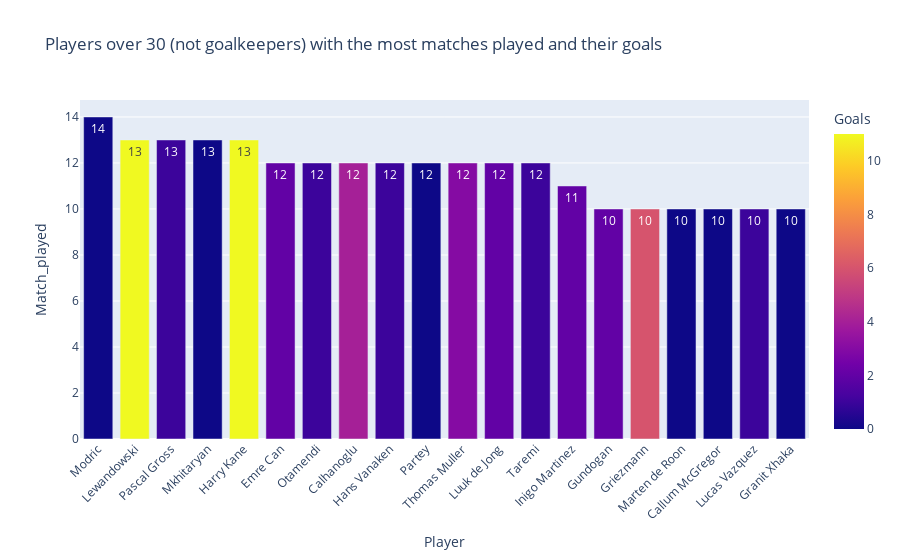

The code cell stored with this chart in its notebook:
### Code cell
fig = px.bar(
    players_aged_sorted.head(20),
    x='Player',
    y='Match_played',
    color='Goals',
    hover_data=['Age', 'Team', 'Position'],
    title='Players over 30 (not goalkeepers) with the most matches played and their goals',
    text='Match_played'
)

fig.update_layout(xaxis_tickangle=-45)
fig.show()

### Figure 1 — Plotly figure (JSON) as saved in the notebook; plotly's stock layout.template omitted (floating-point values rounded to 4 significant figures)
{"data": [{"customdata": [[39, "Real Madrid", "Midfielder"], [36, "Barcelona", "Forward"], [33, "BVB Dortmund", "Midfielder"], [36, "Inter", "Midfielder"], [31, "Bayern Munich", "Forward"], [31, "BVB Dortmund", "Midfielder"], [37, "Benfica", "Defender"], [31, "Inter", "Midfielder"], [32, "Club Brugge", "Midfielder"], [31, "Arsenal FC", "Midfielder"], [35, "Bayern Munich", "Forward"], [34, "PSV Eindhoven", "Forward"], [32, "Inter", "Forward"], [33, "Barcelona", "Defender"], [34, "Manchester City", "Midfielder"], [34, "Atletico Madrid", "Forward"], [34, "Atalanta BC", "Defender"], [31, "Celtic", "Midfielder"], [33, "Real Madrid", "Forward"], [32, "Bayer Leverkusen", "Midfielder"]], "hovertemplate": "Player=%{x}<br>Match_played=%{text}<br>Age=%{customdata[0]}<br>Team=%{customdata[1]}<br>Position=%{customdata[2]}<br>Goals=%{marker.color}<extra></extra>", "legendgroup": "", "marker": {"color": [0, 11, 1, 0, 11, 2, 1, 4, 1, 0, 3, 2, 1, 2, 2, 6, 0, 0, 1, 0], "coloraxis": "coloraxis", "pattern": {"shape": ""}}, "name": "", "orientation": "v", "showlegend": false, "text": [14.0, 13.0, 13.0, 13.0, 13.0, 12.0, 12.0, 12.0, 12.0, 12.0, 12.0, 12.0, 12.0, 11.0, 10.0, 10.0, 10.0, 10.0, 10.0, 10.0], "textposition": "auto", "x": ["Modric", "Lewandowski", "Pascal Gross", "Mkhitaryan", "Harry Kane", "Emre Can", "Otamendi", "Calhanoglu", "Hans Vanaken", "Partey", "Thomas Muller", "Luuk de Jong", "Taremi", "Inigo Martinez", "Gundogan", "Griezmann", "Marten de Roon", "Callum McGregor", "Lucas Vazquez", "Granit Xhaka"], "xaxis": "x", "y": [14, 13, 13, 13, 13, 12, 12, 12, 12, 12, 12, 12, 12, 11, 10, 10, 10, 10, 10, 10], "yaxis": "y", "type": "bar"}], "layout": {"xaxis": {"anchor": "y", "domain": [0.0, 1.0], "title": {"text": "Player"}, "tickangle": -45}, "yaxis": {"anchor": "x", "domain": [0.0, 1.0], "title": {"text": "Match_played"}}, "coloraxis": {"colorbar": {"title": {"text": "Goals"}}, "colorscale": [[0.0, "#0d0887"], [0.1111, "#46039f"], [0.2222, "#7201a8"], [0.3333, "#9c179e"], [0.4444, "#bd3786"], [0.5556, "#d8576b"], [0.6667, "#ed7953"], [0.7778, "#fb9f3a"], [0.8889, "#fdca26"], [1.0, "#f0f921"]]}, "legend": {"tracegroupgap": 0}, "title": {"text": "Players over 30 (not goalkeepers) with the most matches played and their goals"}, "barmode": "relative"}}
